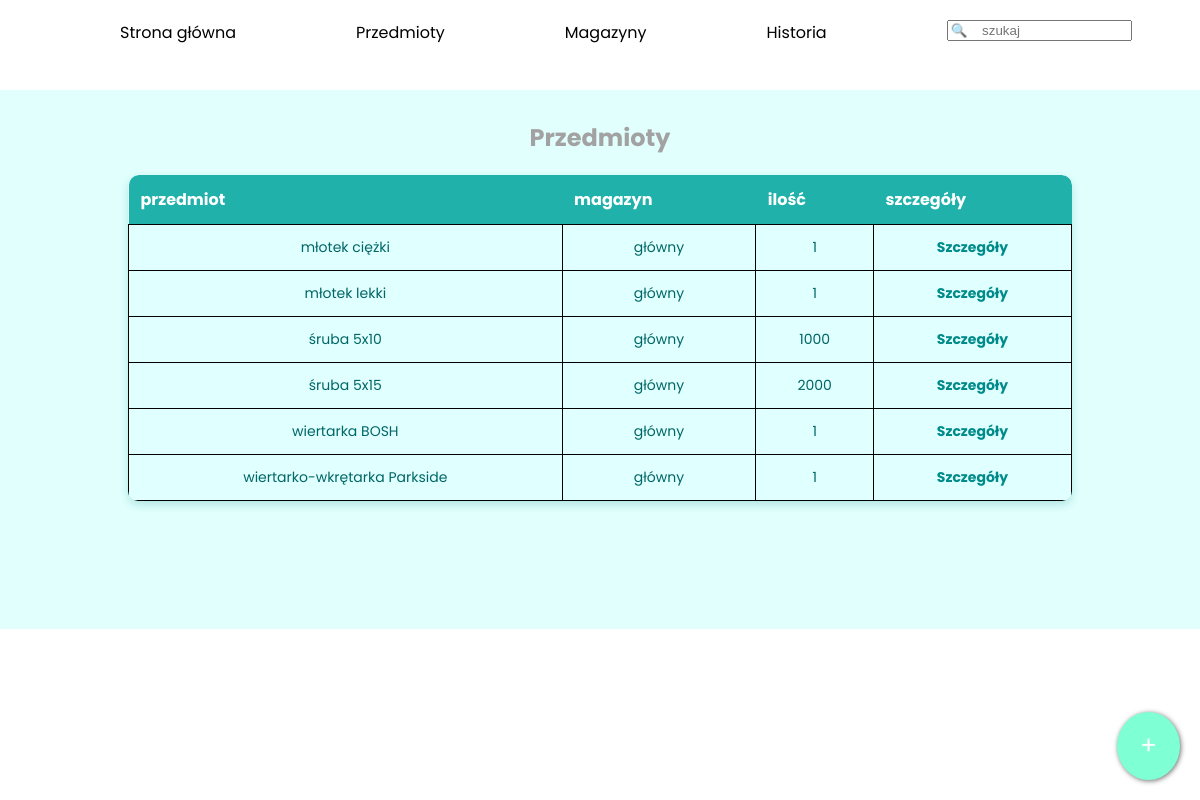
Before: /sites/items.php with the older database file.
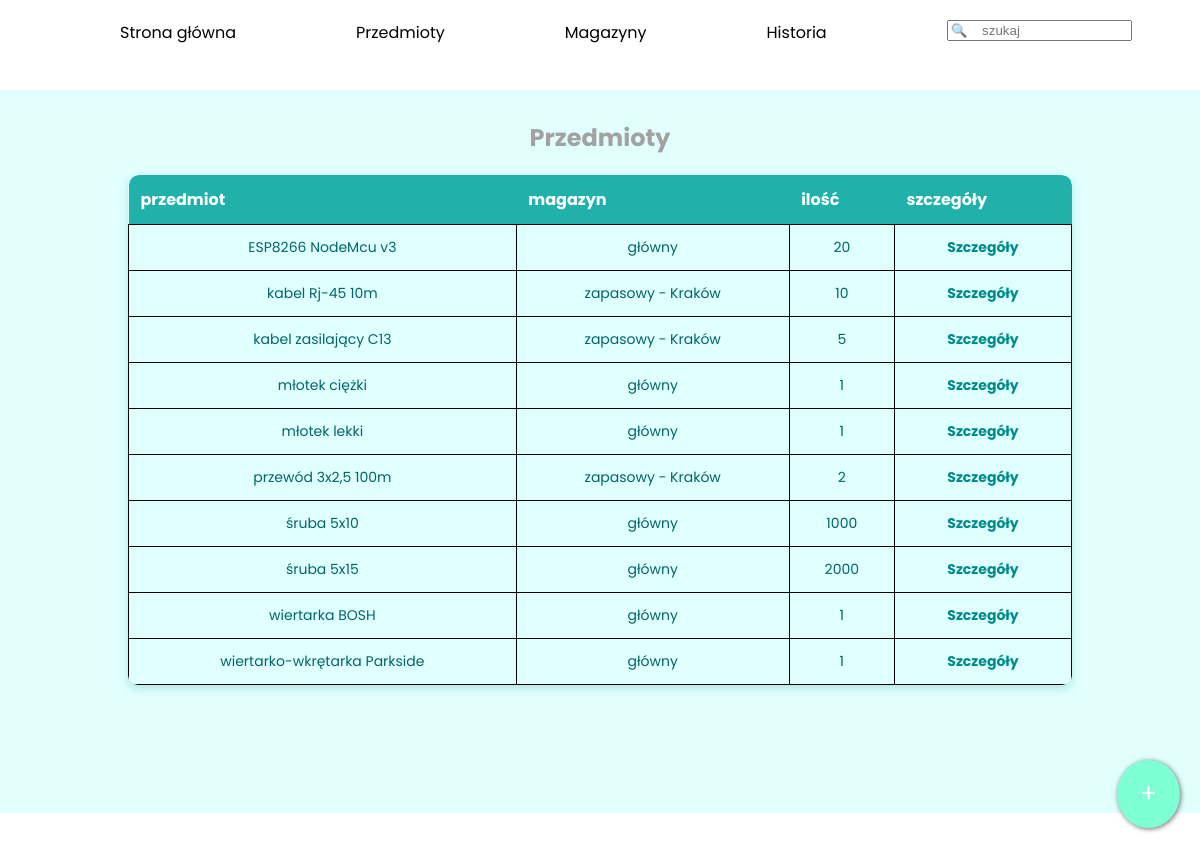
After: the same page with the newer database file.
### tables this page shows
CREATE TABLE `egzemplarze` (
  `id` int(11) NOT NULL,
  `id_przedmiotu` int(11) NOT NULL,
  `id_magazynu` int(11) NOT NULL,
  `stan` varchar(20) NOT NULL DEFAULT 'Nowy',
  `opis` text NOT NULL,
  `ilosc` int(11) NOT NULL DEFAULT 1,
  `data_dodania` timestamp NOT NULL DEFAULT current_timestamp()
);

CREATE TABLE `przedmioty` (
  `id` int(11) NOT NULL,
  `nazwa` varchar(50) NOT NULL,
  `opis` text NOT NULL,
  `zdjecie` varchar(60) NOT NULL,
  `id_kat` int(11) NOT NULL
);

CREATE TABLE `magazyny` (
  `id` int(11) NOT NULL,
  `nazwa` varchar(50) DEFAULT NULL,
  `zdjecie` varchar(60) DEFAULT NULL,
  `lokalizacja` varchar(50) DEFAULT NULL
);

### sites/items.php (the view, shortened to what this page needs)
<!DOCTYPE html>
<html lang="en">
<head>
    <link rel="stylesheet" href="../styles/style.css">
</head>
<body>
    <menu id="nav">
        <ul>
            <a href="../index.php">
                <li>Strona główna</li>
            </a>
            <a href="items.php">
                <li>Przedmioty</li>
            </a>
            <a href="warehouses.php">
                <li>Magazyny</li>
            </a>
            <a href="history.php">
                <li>Historia</li>
            </a>
            <li><input type="text" name="search" id="search" placeholder="🔍    szukaj"></li>
        </ul>
    </menu>
    <main>
        <section id="items">
            <h1>Przedmioty</h1>
            <table class="normalTable">
            <?php
                $db = mysqli_connect('localhost','root','','magazyn');
                echo "<tr>";
                echo "<th>przedmiot</th> <th>magazyn</th> <th>ilość</th> <th>szczegóły</th>";
                echo "</tr>";
                $s = "SELECT przedmioty.nazwa, magazyny.nazwa, ilosc FROM egzemplarze INNER JOIN przedmioty ON egzemplarze.id_przedmiotu = przedmioty.id INNER JOIN magazyny ON egzemplarze.id_magazynu = magazyny.id ORDER BY przedmioty.nazwa;";
                $q = mysqli_query($db, $s);
                while($fRow = mysqli_fetch_row($q)){
                    echo "<tr>";
                    echo "<td>$fRow[0]</td> <td>$fRow[1]</td> <td>$fRow[2]</td> <td><a href='item_details.php?nazwa=$fRow[0]'>Szczegóły</a></td>";
                    echo "</tr>";
                }
            ?>
            </table>
        </section>
        <a href="item_add.php" class="addButton"></a>
    </main>
</body>

### styles/style.css (style rules this page uses)
body { margin: 0; padding: 0; font-family: "Poppins", Arial, sans-serif; scroll-behavior: smooth; }
#nav { width: 100%; height: 50px; margin: 20px 0; padding: 0; }
#nav > ul { margin: 0; padding: 0; justify-content: space-evenly; list-style: none; }
#nav > ul > a > li, #nav > ul > li > input { margin: 0; margin-left: 10%; float: left; color: black; transition: transform 0.5s; }
section { width: 100%; color: #a3a2a2; background-color: rgba(102, 255, 242, 0.2); text-align: center; padding: 10px; box-sizing: border-box; margin-bottom: 35px; }
.normalTable tr td { border: 1px solid black; }
.normalTable { width: 80%; margin: auto; border-collapse: collapse; background-color: #e0ffff; box-shadow: 0 4px 8px rgba(0, 128, 128, 0.2); border-radius: 10px; overflow: hidden; margin-bottom: 10%; }
.normalTable th { background-color: #20b2aa; color: white; padding: 12px; text-align: left; font-size: 16px; }
.normalTable td { padding: 12px; border-bottom: 1px solid #b2d8d8; font-size: 14px; color: #006666; }
.normalTable a { color: #008b8b; text-decoration: none; font-weight: bold; }
.normalTable tr:first-child th:first-child { border-top-left-radius: 10px; }
.normalTable tr:first-child th:last-child { border-top-right-radius: 10px; }
.normalTable tr:last-child td:first-child { border-bottom-left-radius: 10px; }
.normalTable tr:last-child td:last-child { border-bottom-right-radius: 10px; }
.addButton { text-decoration: none; color: white; background-color: aquamarine; position: fixed; bottom: 20px; right: 20px; font-size: 25px; padding: 15px 23px; border-radius: 50%; box-shadow: 1px 1px 5px rgb(112, 112, 112); }
.addButton::before { content: "+"; }

Changed rows visible on the page:
added egzemplarze: id_przedmiotu.nazwa "ESP8266 NodeMcu v3", id_magazynu.nazwa "główny", ilosc "20"
added egzemplarze: id_przedmiotu.nazwa "kabel Rj-45 10m", id_magazynu.nazwa "zapasowy - Kraków", ilosc "10"
added egzemplarze: id_przedmiotu.nazwa "kabel zasilający C13", id_magazynu.nazwa "zapasowy - Kraków", ilosc "5"
added egzemplarze: id_przedmiotu.nazwa "przewód 3x2,5 100m", id_magazynu.nazwa "zapasowy - Kraków", ilosc "2"
